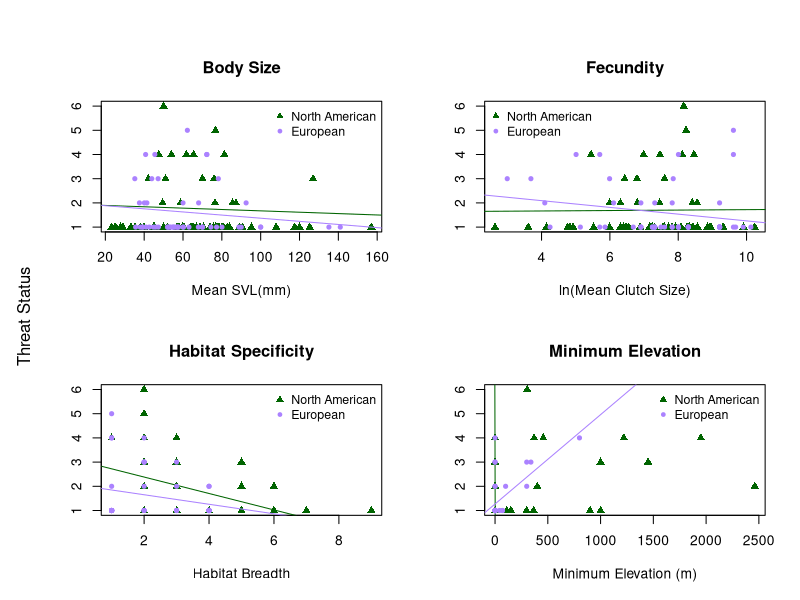
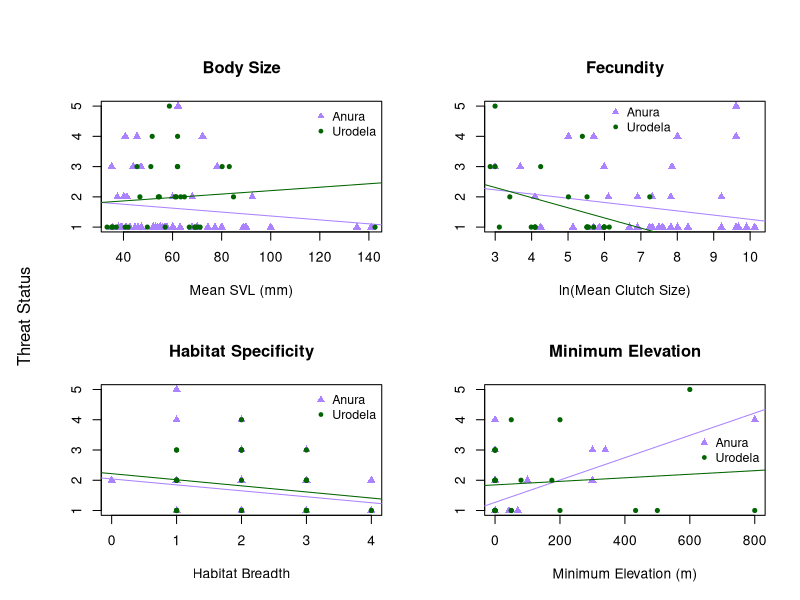

R code for these plots, in order: (Note: this script raises an error after producing the figures.)
# ENEC 395 Undergraduate Research 
# Alicia Wood
# 3/20/17
# Correlates of Extinction Risk in European and North American Amphibians



### Setting my working directory to the folder where all of my data and code are stored

setwd('~/Desktop/Extinction-Risk')

library(dplyr)
library(tidyr)



### Reading in raw data files

NAfrogs = read.table("NorthAmericanFrogs.txt", header=T, sep = '\t', quote = "\"")
NApaired = read.table("NorthAmericanFrogsPaired.txt", header=T, sep='\t', quote = "\"")
EuroAmphib = read.table("EuropeanAmphibians.txt", header=T, sep = '\t', quote = "\"", 
                        na.strings = "DD")
Taxonomy = read.table("Taxonomy.txt", header=T, sep = '\t', quote = "\"")



### Simplifying and preparing data for analysis

#Creating Habitat Breadth columns in both datasets
EuroAmphib$Forest <- apply(EuroAmphib[,c(123:131)], 1, sum)
EuroAmphib$Forest[EuroAmphib$Forest > 0] <- 1
EuroAmphib$Savanna <- apply(EuroAmphib[,c(132:133)], 1, sum)
EuroAmphib$Savanna[EuroAmphib$Savanna > 0] <- 1
EuroAmphib$Shrubland <- apply(EuroAmphib[,c(134:141)], 1, sum)
EuroAmphib$Shrubland[EuroAmphib$Shrubland > 0] <- 1
EuroAmphib$Grassland <- apply(EuroAmphib[,c(142:148)], 1, sum)
EuroAmphib$Grassland[EuroAmphib$Grassland > 0] <- 1
EuroAmphib$Wetlands <- apply(EuroAmphib[,c(149:164)], 1, sum)
EuroAmphib$Wetlands[EuroAmphib$Wetlands > 0] <- 1
EuroAmphib$RockyAreas[EuroAmphib$Habitat_RockyAreas_inland_cliffs_moutain_peaks == 1] <- 1
EuroAmphib$RockyAreas[EuroAmphib$Habitat_RockyAreas_inland_cliffs_moutain_peaks == 0] <- 0
EuroAmphib$Caves <- apply(EuroAmphib[,c(166:167)], 1, sum)
EuroAmphib$Caves[EuroAmphib$Caves > 0] <- 1
EuroAmphib$Deserts <- apply(EuroAmphib[,c(168:170)], 1, sum)
EuroAmphib$Deserts[EuroAmphib$Deserts > 0] <- 1
EuroAmphib$ArtificialTerrestrial <- apply(EuroAmphib[,c(171:176)], 1, sum)
EuroAmphib$ArtificialTerrestrial[EuroAmphib$ArtificialTerrestrial > 0] <- 1
EuroAmphib$Other[EuroAmphib$Habitat_Other_dunes == 1] <- 1
EuroAmphib$Other[EuroAmphib$Habitat_Other_dunes == 0] <- 0
EuroAmphib$HabitatBreadth <- apply(EuroAmphib[,c(255:264)], 1, sum)
NAfrogs$HabitatBreadth <- apply(NAfrogs[,c(22:33)], 1, sum)

#Condensing mean max and min Clutch Size into 1 mean Clutch Size column for NA dataset
NAfrogs$ClutchSize <- ifelse(is.na(NAfrogs$MeanClutchSize), ifelse(is.na(NAfrogs$MaxClutchSize), 
                      ifelse(is.na(NAfrogs$MinClutchSize), NA, NAfrogs$MinClutchSize),
                      ifelse(is.na(NAfrogs$MinClutchSize), NAfrogs$MaxClutchSize, 
                      rowMeans(NAfrogs[,c("MinClutchSize", "MaxClutchSize")]))), 
                      NAfrogs$MeanClutchSize)

#Simplifying NAfrogs SVL data into 1 Mean SVL column
NAfrogs$SVLunspecified <- ifelse(is.na(NAfrogs$MeanSVL_Unspecified_mm), 
                                 ifelse(is.na(NAfrogs$MaxSVL_Unspecified_mm),
                                        ifelse(is.na(NAfrogs$MinSVL_Unspecified_mm), NA, 
                                               NAfrogs$MinSVL_Unspecified_mm), 
                                        ifelse(is.na(NAfrogs$MinSVL_Unspecified_mm), 
                                               NAfrogs$MaxSVL_Unspecified_mm, 
                                               rowMeans(NAfrogs[,c("MinSVL_Unspecified_mm", 
                                                                   "MaxSVL_Unspecified_mm")]))), 
                                 NAfrogs$MeanSVL_Unspecified_mm)
NAfrogs$SVLfemale <- ifelse(is.na(NAfrogs$MeanSVL_Female_mm), 
                            ifelse(is.na(NAfrogs$MaxSVL_Female_mm), 
                                   ifelse(is.na(NAfrogs$MinSVL_Female_mm), NA, 
                                          NAfrogs$MinSVL_Female_mm), 
                                   ifelse(is.na(NAfrogs$MinSVL_Female_mm), 
                                          NAfrogs$MaxSVL_Female_mm, 
                                          rowMeans(NAfrogs[,c("MinSVL_Female_mm", 
                                                              "MaxSVL_Female_mm")]))), 
                            NAfrogs$MeanSVL_Female_mm)
NAfrogs$SVLmale <- ifelse(is.na(NAfrogs$MeanSVL_Male_mm), 
                          ifelse(is.na(NAfrogs$MaxSVL_Male_mm), 
                                 ifelse(is.na(NAfrogs$MinSVL_Male_mm), NA, 
                                        NAfrogs$MinSVL_Male_mm), 
                                 ifelse(is.na(NAfrogs$MinSVL_Male_mm), NAfrogs$MaxSVL_Male_mm, 
                                        rowMeans(NAfrogs[,c("MinSVL_Male_mm", 
                                                            "MaxSVL_Male_mm")]))), 
                          NAfrogs$MeanSVL_Male_mm)
NAfrogs$SVLMFmean <- rowMeans(NAfrogs[,c("SVLfemale", "SVLmale")])
NAfrogs$SVL <- ifelse(!is.na(NAfrogs$SVLunspecified) & !is.na(NAfrogs$SVLfemale) & 
                        !is.na(NAfrogs$SVLmale), rowMeans(NAfrogs[,c("SVLunspecified", 
                                                                     "SVLMFmean")]), 
                      ifelse(is.na(NAfrogs$SVLunspecified), 
                             ifelse(is.na(NAfrogs$SVLfemale), 
                                    ifelse(is.na(NAfrogs$SVLmale), NA, NAfrogs$SVLmale), 
                                    ifelse(is.na(NAfrogs$SVLmale), NAfrogs$SVLfemale, 
                                           NAfrogs$SVLMFmean)), NAfrogs$SVLunspecified))



### Organizing Threat Data

# Creating Continuous Threat Status Values in European Dataset
EuroAmphib$threat[EuroAmphib$IUCN_Status_LeastConcern == 1] <- 1
EuroAmphib$threat[EuroAmphib$IUCN_Status_NearThreatened == 1] <- 2
EuroAmphib$threat[EuroAmphib$IUCN_Status_Vulnerable == 1] <- 3
EuroAmphib$threat[EuroAmphib$IUCN_Status_Endangered == 1] <- 4
EuroAmphib$threat[EuroAmphib$IUCN_Status_CriticallyEndangered == 1] <- 5
# Creating Threat status ordinal values
threat = data.frame(IUCN_Threat_Status = c('LC', 'NT', 'VU', 'EN', 'CR', 'EW'),
                    threat = 1:6)



### Joining in taxonomy and threat datasets

NAfrogs <- merge(NAfrogs, Taxonomy, by = "SpeciesName") %>% left_join(threat)
EuroAmphib <- merge(EuroAmphib, Taxonomy, by = "SpeciesName")



### Dividing European dataset into Anura and Urodela order datasets

Efrogs <- EuroAmphib[EuroAmphib$Order == 'Anura',]
Esalamanders <- EuroAmphib[EuroAmphib$Order == 'Urodela',]



##### Plots and Linear Models



## North American and European Anura Comparison
pdf('plots/NA_Eur_anura.pdf', height = 8, width = 10)
par(mfrow=c(2,2), oma = c(0,2,2,0))
# SVL
plot(NAfrogs$SVL, NAfrogs$threat, xlab = "Mean SVL(mm)", ylab = "", 
     main = "Body Size", col = "darkgreen", pch = 17)
lm_svl_na = lm(NAfrogs$threat ~ NAfrogs$SVL)
abline(lm_svl_na, col = "darkgreen")
summary(lm_svl_na)
points(Efrogs$SVL_Unspecified_mm, Efrogs$threat, 
       col = "mediumpurple1", pch = 20)
lm_svl_e = lm(Efrogs$threat ~ Efrogs$SVL_Unspecified_mm)
abline(lm_svl_e, col = "mediumpurple1")
summary(lm_svl_e)
legend("topright", c("North American", "European"), pch = c(17,20), 
       col = c("darkgreen", "mediumpurple1"), cex = 0.9, bty = "n")
# Clutch Size
plot(log(NAfrogs$ClutchSize), NAfrogs$threat, xlab = "ln(Mean Clutch Size)", ylab = "", 
     main = "Fecundity", col = "darkgreen", pch = 17)
lm_cs_na = lm(NAfrogs$threat ~ log(NAfrogs$ClutchSize))
abline(lm_cs_na, col = "darkgreen")
summary(lm_cs_na)
points(log(Efrogs$Number_of_eggs_or_offspring), Efrogs$threat, 
       col = "mediumpurple1", pch = 20)
lm_cs_e = lm(Efrogs$threat ~ log(Efrogs$Number_of_eggs_or_offspring))
abline(lm_cs_e, col = "mediumpurple1")
summary(lm_cs_e)
legend("topleft", c("North American", "European"), pch = c(17,20), 
       col = c("darkgreen", "mediumpurple1"), cex = 0.9, bty = "n")
# Habitat Breadth
plot(NAfrogs$HabitatBreadth, NAfrogs$threat, xlab = "Habitat Breadth", ylab = "", 
     main = "Habitat Specificity", col = "darkgreen", pch = 17)
lm_hb_na = lm(NAfrogs$threat ~ NAfrogs$HabitatBreadth)
abline(lm_hb_na, col = "darkgreen")
summary(lm_hb_na)
points(Efrogs$HabitatBreadth, Efrogs$threat, 
       col = "mediumpurple1", pch = 20)
lm_hb_e = lm(Efrogs$threat ~ Efrogs$HabitatBreadth)
abline(lm_hb_e, col = "mediumpurple1")
summary(lm_hb_e)
legend("topright", c("North American", "European"), pch = c(17,20), 
       col = c("darkgreen", "mediumpurple1"), cex = 0.9, bty = "n")
# Minimum Elevation
plot(NAfrogs$MinElevation_m, NAfrogs$threat, xlab = "Minimum Elevation (m)", 
     ylab = "", main = "Minimum Elevation", 
     col = "darkgreen", pch = 17)
lm_me_na = lm(NAfrogs$threat ~ NAfrogs$MinElevation_m)
abline(lm_me_na, col = "darkgreen")
summary(lm_me_na)
points(Efrogs$Altitude_min, Efrogs$threat, col = "mediumpurple1", pch = 20)
lm_me_e = lm(Efrogs$threat ~ Efrogs$Altitude_min)
abline(lm_me_e, col = "mediumpurple1")
summary(lm_me_e)
legend("topright", c("North American", "European"), pch = c(17,20), 
       col = c("darkgreen", "mediumpurple1"), cex = 0.9, bty = "n")
mtext("Threat Status", side = 2, outer = TRUE)
dev.off()

# Multi-Variable Linear Model North American Frogs
Multi_lm_na = lm(NAfrogs$threat ~ NAfrogs$SVL + NAfrogs$ClutchSize + 
                   NAfrogs$HabitatBreadth + NAfrogs$MinElevation_m)
summary(Multi_lm_na)
# Multi-Variable Linear Model European Frogs
Multi_lm_e = lm(Efrogs$threat ~ Efrogs$SVL_Unspecified_mm + 
                  Efrogs$Number_of_eggs_or_offspring + 
                  Efrogs$HabitatBreadth + Efrogs$Altitude_min)
summary(Multi_lm_e)


## European Anura and Urodela Comparison
pdf('plots/EurF_EurS.pdf', height = 8, width = 10)
par(mfrow=c(2,2), oma = c(0,2,2,0))
# SVL
plot(Efrogs$SVL_Unspecified_mm, Efrogs$threat, xlab = "Mean SVL (mm)", ylab = "", 
     col = "mediumpurple1", main = "Body Size", pch = 17)
lm_svl_f = lm(Efrogs$threat ~ Efrogs$SVL_Unspecified_mm)
abline(lm_svl_f, col = "mediumpurple1")
summary(lm_svl_f)
points(Esalamanders$SVL_Unspecified_mm, Esalamanders$threat, 
       col = "darkgreen", pch = 20)
lm_svl_s = lm(Esalamanders$threat ~ Esalamanders$SVL_Unspecified_mm)
abline(lm_svl_s, col = "darkgreen")
summary(lm_svl_s)
legend("topright", c("Anura", "Urodela"), pch = c(17,20), 
       col = c("mediumpurple1", "darkgreen"), cex = 0.9, bty = "n")
# Clutch Size
plot(log(Efrogs$Number_of_eggs_or_offspring), Efrogs$threat, xlab = "ln(Mean Clutch Size)", 
     ylab = "", col = "mediumpurple1", main = "Fecundity", pch = 17)
lm_cs_f = lm(Efrogs$threat ~ log(Efrogs$Number_of_eggs_or_offspring))
abline(lm_cs_f, col = "mediumpurple1")
summary(lm_cs_f)
points(log(Esalamanders$Number_of_eggs_or_offspring), Esalamanders$threat, 
       col = "darkgreen", pch = 20)
lm_cs_s = lm(Esalamanders$threat ~ log(Esalamanders$Number_of_eggs_or_offspring))
abline(lm_cs_s, col = "darkgreen")
summary(lm_cs_s)
legend(6,5.3, c("Anura", "Urodela"), pch = c(17,20), 
       col = c("mediumpurple1", "darkgreen"), cex = 0.9, bty = "n")
# Habitat Breadth
plot(Efrogs$HabitatBreadth, Efrogs$threat, xlab = "Habitat Breadth", 
     ylab = "", col = "mediumpurple1", main = "Habitat Specificity", pch = 17)
lm_hb_f = lm(Efrogs$threat ~ Efrogs$HabitatBreadth)
abline(lm_hb_f, col = "mediumpurple1")
summary(lm_hb_f)
points(Esalamanders$HabitatBreadth, Esalamanders$threat, 
       col = "darkgreen", pch = 20)
lm_hb_s = lm(Esalamanders$threat ~ Esalamanders$HabitatBreadth)
abline(lm_hb_s, col = "darkgreen")
summary(lm_hb_s)
legend("topright", c("Anura", "Urodela"), pch = c(17,20), 
       col = c("mediumpurple1", "darkgreen"), cex = 0.9, bty = "n")
# Minimum Elevation
plot(Efrogs$Altitude_min, Efrogs$threat, xlab = "Minimum Elevation (m)", 
     ylab = "", col = "mediumpurple1", 
     main = "Minimum Elevation", pch = 17)
lm_me_f = lm(Efrogs$threat ~ Efrogs$Altitude_min)
abline(lm_me_f, col = "mediumpurple1")
summary(lm_me_f)
points(Esalamanders$Altitude_min, Esalamanders$threat, 
       col = "darkgreen", pch = 20)
lm_me_s = lm(Esalamanders$threat ~ Esalamanders$Altitude_min)
abline(lm_me_s, col = "darkgreen")
summary(lm_me_s)
legend("right", c("Anura", "Urodela"), pch = c(17,20), 
       col = c("mediumpurple1", "darkgreen"), cex = 0.9, bty = "n")
mtext("Threat Status", outer = TRUE, side = 2)
dev.off()

# Multi-Variable Linear Model European Frogs
Multi_lm_e = lm(Efrogs$threat ~ Efrogs$SVL_Unspecified_mm + 
                  Efrogs$Number_of_eggs_or_offspring + 
                  Efrogs$HabitatBreadth + Efrogs$Altitude_min)
summary(Multi_lm_e)
# Multi-Variable Linear Model European Frogs
Multi_lm_s = lm(Esalamanders$threat ~ Esalamanders$SVL_Unspecified_mm + 
                  Esalamanders$Number_of_eggs_or_offspring + 
                  Esalamanders$HabitatBreadth + 
                  Esalamanders$Altitude_min)
summary(Multi_lm_s)



#### Paired Analysis


#preparing the paired dataset
NApaired$HabitatBreadth1 <- apply(NApaired[,c(24:35)], 1, sum)
NApaired$HabitatBreadth2 <- apply(NApaired[,c(63:74)], 1, sum)

NApaired$ClutchSize1 <- ifelse(is.na(NApaired$MeanClutchSize1), 
                               ifelse(is.na(NApaired$MaxClutchSize1), 
                                      ifelse(is.na(NApaired$MinClutchSize1), NA, 
                                             NApaired$MinClutchSize1), 
                                      ifelse(is.na(NApaired$MinClutchSize1), 
                                             NApaired$MaxClutchSize1, 
                                             rowMeans(NApaired[,c("MinClutchSize1", 
                                                                  "MaxClutchSize1")]))), 
                               NApaired$MeanClutchSize1)
NApaired$ClutchSize2 <- ifelse(is.na(NApaired$MeanClutchSize2), 
                               ifelse(is.na(NApaired$MaxClutchSize2), 
                                      ifelse(is.na(NApaired$MinClutchSize2), NA, 
                                             NApaired$MinClutchSize2), 
                                      ifelse(is.na(NApaired$MinClutchSize2), 
                                             NApaired$MaxClutchSize2, 
                                             rowMeans(NApaired[,c("MinClutchSize2", 
                                                                  "MaxClutchSize2")]))), 
                               NApaired$MeanClutchSize2)

NApaired$SVLunspecified1 <- ifelse(is.na(NApaired$MeanSVL_Unspecified_mm1), 
                                   ifelse(is.na(NApaired$MaxSVL_Unspecified_mm1), 
                                          ifelse(is.na(NApaired$MinSVL_Unspecified_mm1), NA, 
                                                 NApaired$MinSVL_Unspecified_mm1), 
                                          ifelse(is.na(NApaired$MinSVL_Unspecified_mm1), 
                                                 NApaired$MaxSVL_Unspecified_mm1, 
                                                 rowMeans(NApaired[,c("MinSVL_Unspecified_mm1", 
                                                                      "MaxSVL_Unspecified_mm1")]))), 
                                   NApaired$MeanSVL_Unspecified_mm1)
NApaired$SVLfemale1 <- ifelse(is.na(NApaired$MeanSVL_Female_mm1), 
                              ifelse(is.na(NApaired$MaxSVL_Female_mm1), 
                                     ifelse(is.na(NApaired$MinSVL_Female_mm1), NA, 
                                            NApaired$MinSVL_Female_mm1), 
                                     ifelse(is.na(NApaired$MinSVL_Female_mm1), 
                                            NApaired$MaxSVL_Female_mm1, 
                                            rowMeans(NApaired[,c("MinSVL_Female_mm1", 
                                                                 "MaxSVL_Female_mm1")]))), 
                              NApaired$MeanSVL_Female_mm1)
NApaired$SVLmale1 <- ifelse(is.na(NApaired$MeanSVL_Male_mm1), 
                            ifelse(is.na(NApaired$MaxSVL_Male_mm1), 
                                   ifelse(is.na(NApaired$MinSVL_Male_mm1), NA, 
                                          NApaired$MinSVL_Male_mm1), 
                                   ifelse(is.na(NApaired$MinSVL_Male_mm1), 
                                          NApaired$MaxSVL_Male_mm1, 
                                          rowMeans(NApaired[,c("MinSVL_Male_mm1", 
                                                               "MaxSVL_Male_mm1")]))), 
                            NApaired$MeanSVL_Male_mm1)
NApaired$SVLMFmean1 <- rowMeans(NApaired[,c("SVLfemale1", "SVLmale1")])
NApaired$SVL1 <- ifelse(!is.na(NApaired$SVLunspecified1) & !is.na(NApaired$SVLfemale1) & 
                          !is.na(NApaired$SVLmale1),
                        rowMeans(NApaired[,c("SVLunspecified1", "SVLMFmean1")]), 
                        ifelse(is.na(NApaired$SVLunspecified1), 
                               ifelse(is.na(NApaired$SVLfemale1), 
                                      ifelse(is.na(NApaired$SVLmale1), NA, 
                                             NApaired$SVLmale1), 
                                      ifelse(is.na(NApaired$SVLmale1), 
                                             NApaired$SVLfemale1, NApaired$SVLMFmean1)), 
                               NApaired$SVLunspecified1))
NApaired$SVLunspecified2 <- ifelse(is.na(NApaired$MeanSVL_Unspecified_mm2), 
                                   ifelse(is.na(NApaired$MaxSVL_Unspecified_mm2), 
                                          ifelse(is.na(NApaired$MinSVL_Unspecified_mm2), NA, 
                                                 NApaired$MinSVL_Unspecified_mm2), 
                                          ifelse(is.na(NApaired$MinSVL_Unspecified_mm2), 
                                                 NApaired$MaxSVL_Unspecified_mm2, 
                                                 rowMeans(NApaired[,c("MinSVL_Unspecified_mm2", 
                                                                      "MaxSVL_Unspecified_mm2")]))), 
                                   NApaired$MeanSVL_Unspecified_mm2)
NApaired$SVLfemale2 <- ifelse(is.na(NApaired$MeanSVL_Female_mm2), 
                              ifelse(is.na(NApaired$MaxSVL_Female_mm2), 
                                     ifelse(is.na(NApaired$MinSVL_Female_mm2), NA, 
                                            NApaired$MinSVL_Female_mm2), 
                                     ifelse(is.na(NApaired$MinSVL_Female_mm2), 
                                            NApaired$MaxSVL_Female_mm2, 
                                            rowMeans(NApaired[,c("MinSVL_Female_mm2", 
                                                                 "MaxSVL_Female_mm2")]))), 
                              NApaired$MeanSVL_Female_mm2)
NApaired$SVLmale2 <- ifelse(is.na(NApaired$MeanSVL_Male_mm2), 
                            ifelse(is.na(NApaired$MaxSVL_Male_mm2), 
                                   ifelse(is.na(NApaired$MinSVL_Male_mm2), NA, 
                                          NApaired$MinSVL_Male_mm2), 
                                   ifelse(is.na(NApaired$MinSVL_Male_mm2), 
                                          NApaired$MaxSVL_Male_mm2, 
                                          rowMeans(NApaired[,c("MinSVL_Male_mm2", 
                                                               "MaxSVL_Male_mm2")]))), 
                            NApaired$MeanSVL_Male_mm2)
NApaired$SVLMFmean2 <- rowMeans(NApaired[,c("SVLfemale2", "SVLmale2")])
NApaired$SVL2 <- ifelse(!is.na(NApaired$SVLunspecified2) & !is.na(NApaired$SVLfemale2) & 
                          !is.na(NApaired$SVLmale2), 
                        rowMeans(NApaired[,c("SVLunspecified2", "SVLMFmean2")]), 
                        ifelse(is.na(NApaired$SVLunspecified2), 
                               ifelse(is.na(NApaired$SVLfemale2), 
                                      ifelse(is.na(NApaired$SVLmale2), NA, 
                                             NApaired$SVLmale2), 
                                      ifelse(is.na(NApaired$SVLmale2), NApaired$SVLfemale2, 
                                             NApaired$SVLMFmean2)), NApaired$SVLunspecified2))


## Wilcoxon Tests
wilcox.test(NApaired$SVL1, NApaired$SVL2, paired = TRUE)
wilcox.test(NApaired$ClutchSize1, NApaired$ClutchSize2, paired = TRUE)
wilcox.test(NApaired$HabitatBreadth1, NApaired$HabitatBreadth2, paired = TRUE)
wilcox.test(NApaired$MinElevation_m1, NApaired$MinElevation_m2, paired = TRUE)

## Creating Ratio Columns
NApaired$SVLratio = NApaired$SVL1 / NApaired$SVL2
NApaired$ClutchSizeratio = NApaired$ClutchSize1 / NApaired$ClutchSize2
NApaired$HabitatBreadthratio = NApaired$HabitatBreadth1 / NApaired$HabitatBreadth2
NApaired$MinElevationratio = (NApaired$MinElevation_m1 + 1) / (NApaired$MinElevation_m2 + 1)

## Paired Ratio Boxplots
pdf('plots/pairedratio.pdf', height = 8, width = 10)
boxplot(log(NApaired[, c('SVLratio', 'ClutchSizeratio', 
                     'HabitatBreadthratio', "MinElevationratio")]), 
        names = c("Mean SVL (mm)", "Mean Clutch Size", 
                  "Habitat Breadth", "Minimum Elevation (m)"))
abline(h=1, col = "blue")
text(x=1, y=4, labels = "p-value = 0.417")
text(x=2, y=4, labels = "p-value = 0.073")
text(x=3, y=4, labels = "p-value = 0.023")
text(x=4, y=4, labels = "p-value = 0.018")
dev.off()
